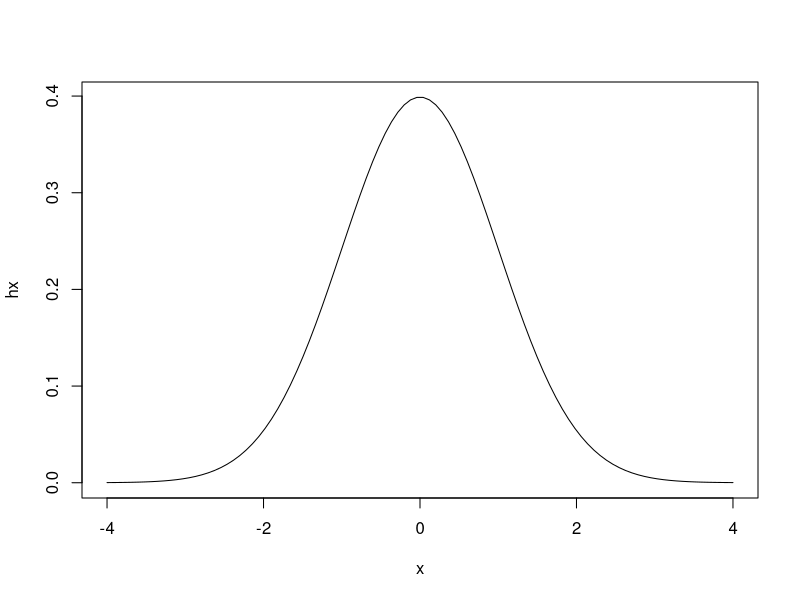
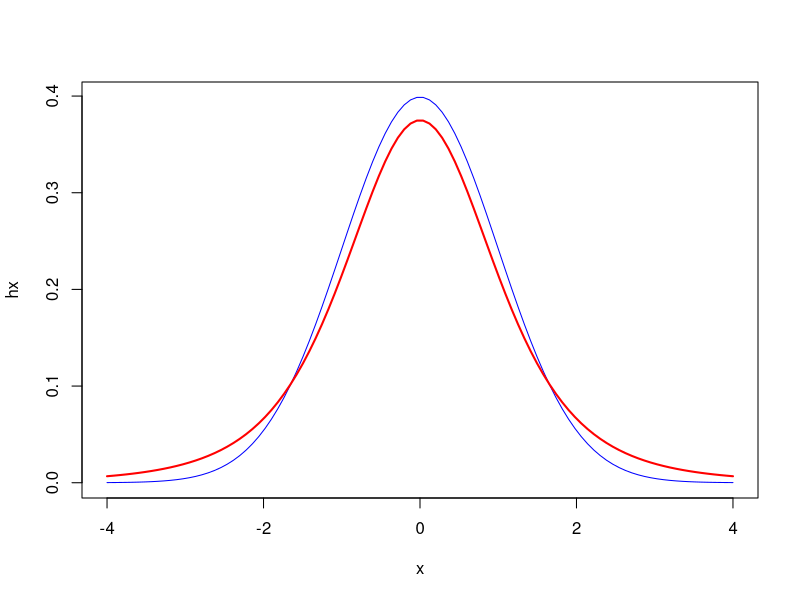
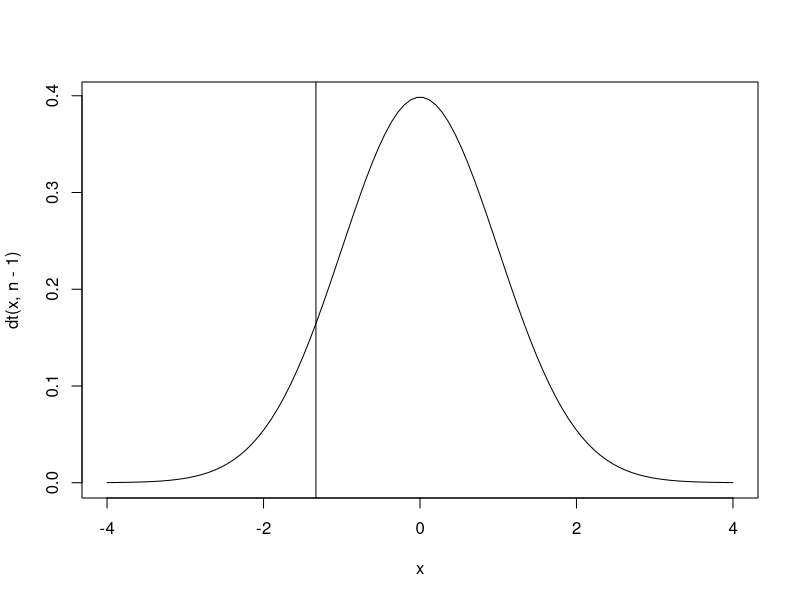

Generate these figures, in order, with R: (Note: this script raises an error after producing the figures.)
## ---- chunk 1
# Normal distribution (don't need to know this code)
x <- seq(-4, 4, length=100)
hx <- dnorm(x)
plot(x,hx,lty=1,type="l")

# 90% confidence interval

#abline(v=qnorm(),col="burlywood")
#abline(v=qnorm(),col="burlywood")

# 95% confidence interval

#abline(v=qnorm(),col="thistle")
#abline(v=qnorm(),col="thistle")

# 99% confidence interval

#abline(v=qnorm(),col="darkgoldenrod")
#abline(v=qnorm(),col="darkgoldenrod")

# 60% confidence interval

#abline(v=qnorm(),col="dodgerblue")
#abline(v=qnorm(),col="dodgerblue")


## ---- chunk 2
library(tidyverse)
chechen <- read.csv("./class_data/chechen.csv")

#download.file("https://raw.githubusercontent.com/resonance1/govt10-s25/refs/heads/main/class_data/chechen.csv","chechen.csv")
#chechen <- read.csv("chechen.csv")

se <- 0.4165658
diff_mean <- -0.553459

# 95% confidence interval
#qnorm((1-.95)/2)

diff_mean -1.959964*se
diff_mean +1.959964*se

## ---- chunk 3

# lm(,data=chechen)

## ---- chunk 4
# confint(,level=)
## ---- chunk 5
resume <- read.csv("./class_data/resume.csv")

#download.file("https://raw.githubusercontent.com/resonance1/govt10-s25/main/class_data/resume.csv","resume.csv")
#resume <- read.csv("resume.csv")
## ---- chunk 6

## ---- chunk 7
n_treatment <- 
n_control <-
sd_treatment <- 
sd_control <-
  
# lm(data=resume,)  
## ---- chunk 8

## ---- chunk 9

## ---- chunk 10
# Do not need to know this code
n <- samplesize <- 5
x <- seq(-4, 4, length=100)
hx <- dnorm(x)
plot(x,hx,lty=1,type="l",col="blue")
lines(x, dt(x,n-1), lwd=2, col="red")
## ---- chunk 11
# qt( level, df)
## ---- chunk 12

## ---- chunk 13

# First calculate the standard error

# Then calculate the t-statistic

## ---- chunk 14

result <- chechen %>% group_by(fire) %>%
summarize(out = mean(postattack), n = n(), variance = var(postattack))

diff <- result$out[2] - result$out[1]
se <- sqrt(result$variance[2]/result$n[2] + result$variance[1]/result$n[1])

# Calculate t-statistic (ate/se)

# Alternative: regression

## ---- chunk 15
# Do not need to know this code
n  <- 318
x <- seq(-4, 4, length=100)
plot(x,dt(x,n-1),lty=1,type="l")
abline(v=-1.33)
## ---- chunk 16
resume_b <- resume |> filter(race == "black")

#t.test(, conf.level)
## ---- chunk 17
#t.test(, conf.level, mu=)
## ---- chunk 18

# t.test(outcome1,outcome2,var.equal=F)

## ---- chunk 19


## ---- chunk 20

result <- lm(,data=resume)
summary(result)

